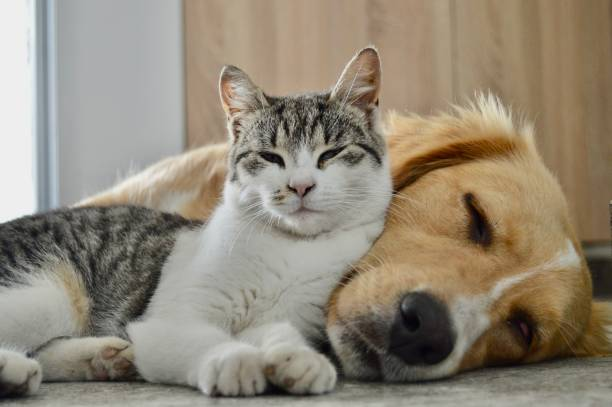
#> input picture images/input/cat-dog.jpg, 612 x 407 px, found by its file name
$ python 04_harris_corner.py
#> lines starting #> are read from the running program, lines starting #| are printed output that depends on the picture; after the words box and inside, x2 and y2 are one past the last pixel; in counts of white or black regions, pixels touching at a corner belong together
import cv2
import numpy as np

# 1. Load the target image
image = cv2.imread(".\images\input\cat-dog.jpg")
#> image is the input picture: shape (407, 612, 3); mean B, G, R 119.1, 135.7, 145.7
original = image.copy()

# 2. Convert to grayscale (Harris detector requires intensity variations)
gray = cv2.cvtColor(image, cv2.COLOR_BGR2GRAY)
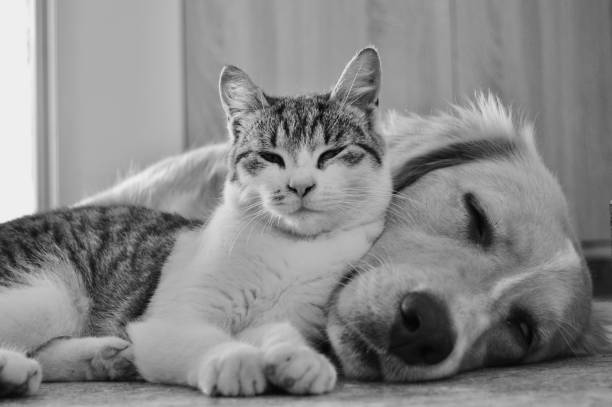
#> gray: shape (407, 612); min 1, max 244, mean 136.8

# 3. Convert to float32 (Required format for the algorithm)
gray = np.float32(gray)

# 4. Apply Harris Corner Detection
# Parameters: input image, neighborhood size, Sobel aperture, Harris free parameter
dst = cv2.cornerHarris(src=gray, blockSize=2, ksize=3, k=0.04)
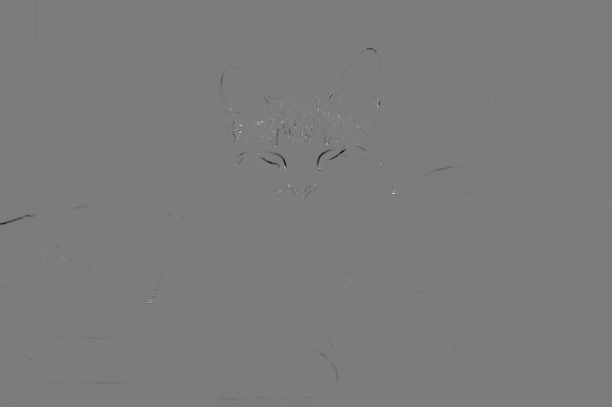
#> dst: shape (407, 612) float32; min -8526089, max 8970030, mean -5281.9; drawn with min black and max white

# 5. Dilate the results to make the corner points visible
dst = cv2.dilate(dst, None)
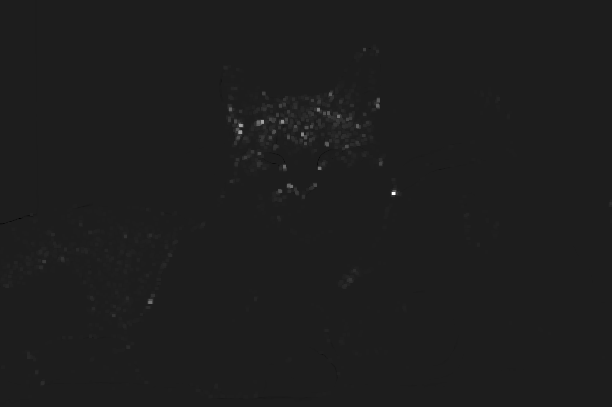
#> dst: shape (407, 612) float32; min -1165769.8, max 8970030, mean 21222.5; drawn with min black and max white

# 6. Thresholding: Mark corners in red [0, 0, 255] where response is above 1% of max
image[dst > 0.01 * dst.max()] = [0, 0, 255]
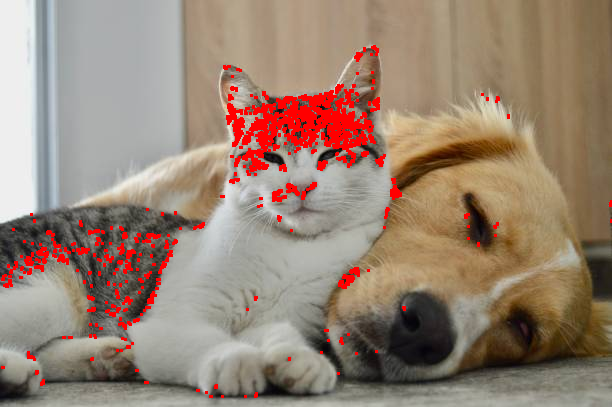
#> image: shape (407, 612, 3); 4.31% of pixels changed, all inside (x1, y1, x2, y2) = (1, 45, 612, 398)

# 7. Display results
cv2.imshow("Original Image", original)
cv2.imshow("Detected Corners", image)

if cv2.waitKey(0) & 0xFF == 21:
#> (key Esc is pressed here)
    cv2.destroyAllWindows()

$ run again, with images/input/apollo_11_launch.jpg copied over images/input/cat-dog.jpg
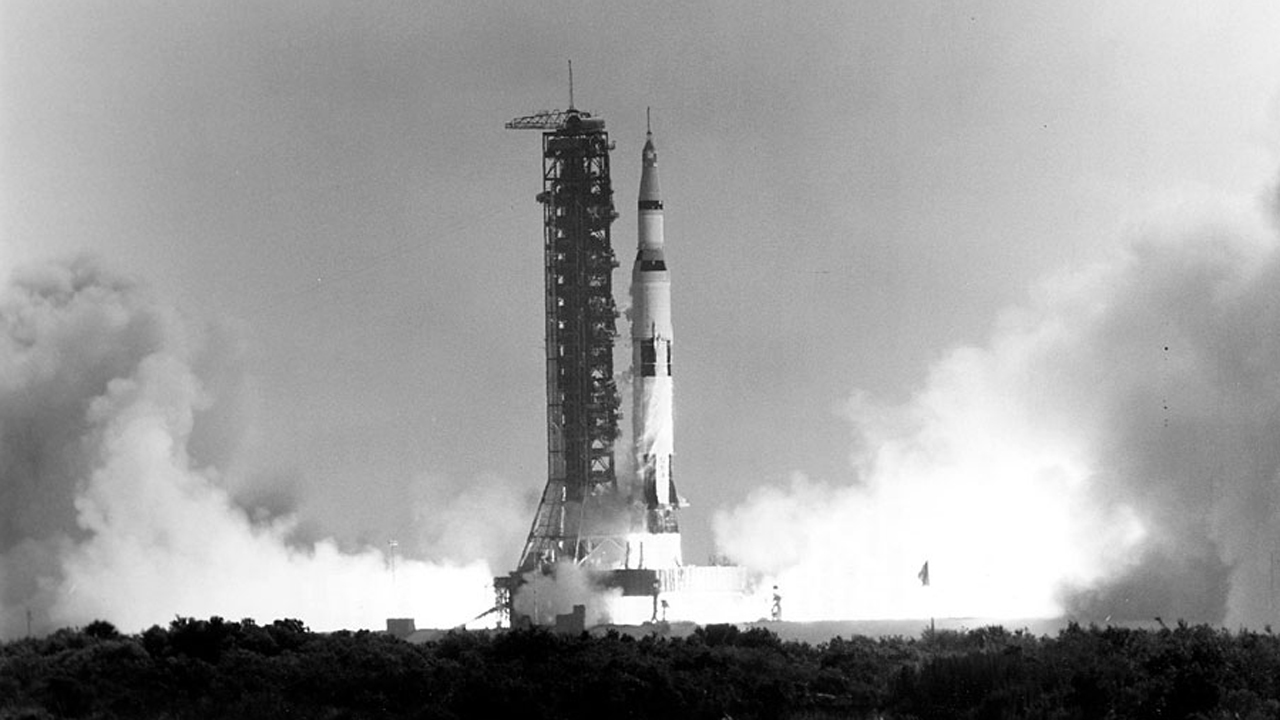
#> input picture images/input/apollo_11_launch.jpg, 1280 x 720 px, found by its file name
#> image is the input picture: shape (720, 1280, 3); min 0, max 255, mean 156.2
#> `dst = cv2.dilate(dst, None)`:
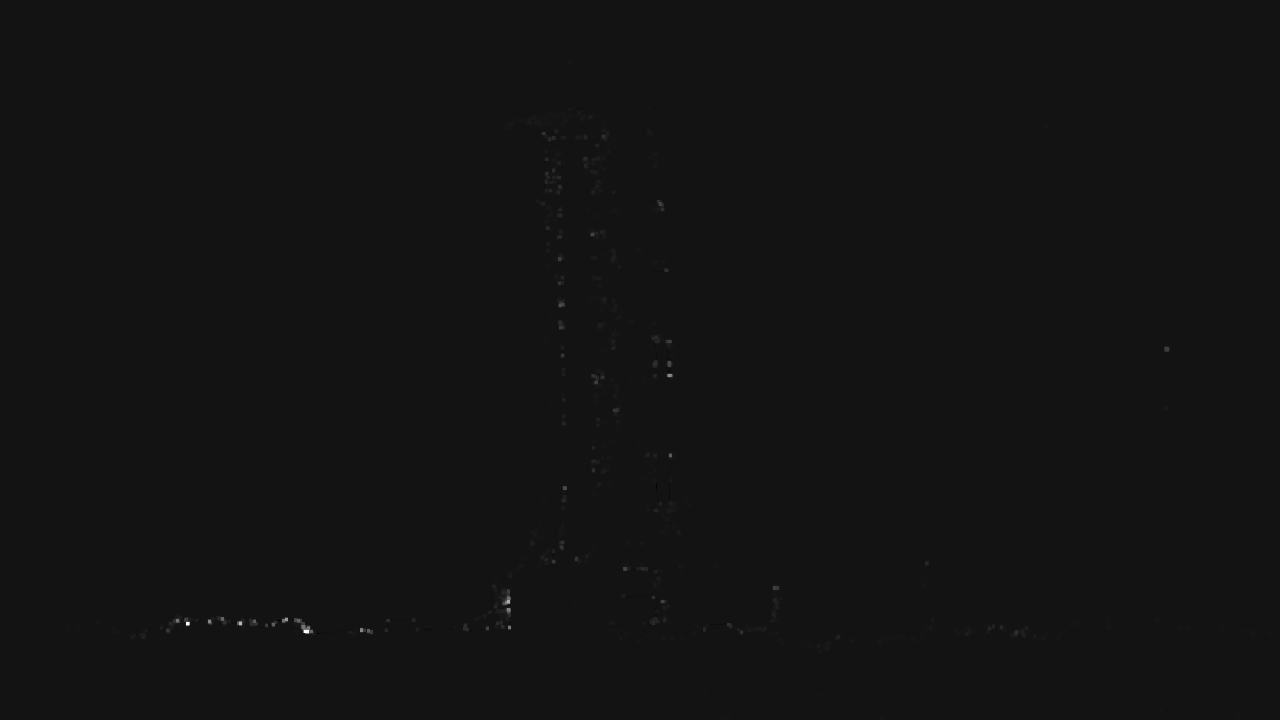
#> dst: shape (720, 1280) float32; min -6222650, max 74657896, mean 41796.2; drawn with min black and max white
#> `image[dst > 0.01 * dst.max()] = [0, 0, 255]`:
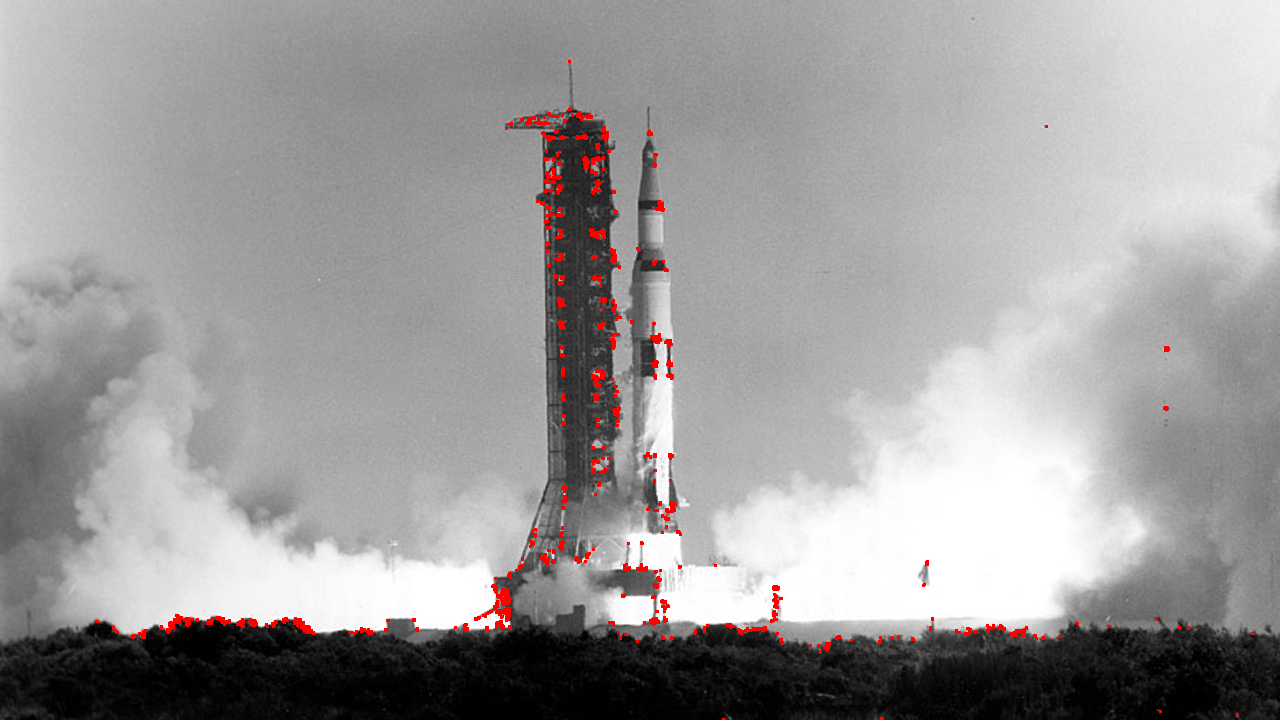
#> image: shape (720, 1280, 3); 0.88% of pixels changed, all inside (x1, y1, x2, y2) = (95, 60, 1254, 720)

$ run again, with images/input/cat_dog.jpg copied over images/input/cat-dog.jpg
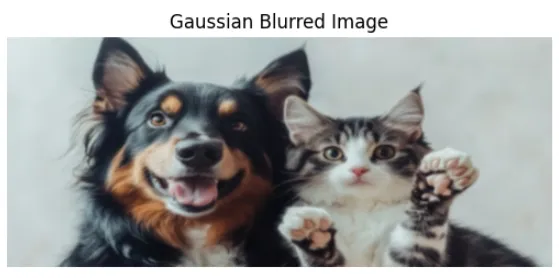
#> input picture images/input/cat_dog.jpg, 559 x 278 px, found by its file name
#> image is the input picture: shape (278, 559, 3); mean B, G, R 159.6, 160.8, 159.1
#> `dst = cv2.dilate(dst, None)`:
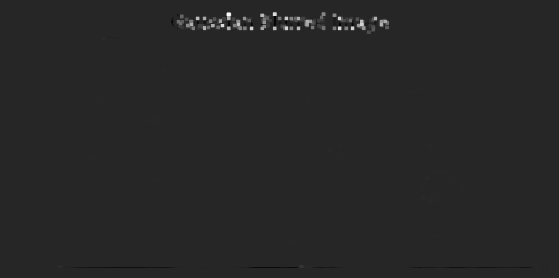
#> dst: shape (278, 559) float32; min -38392532, max 213811840, mean 641427.2; drawn with min black and max white
#> `image[dst > 0.01 * dst.max()] = [0, 0, 255]`:
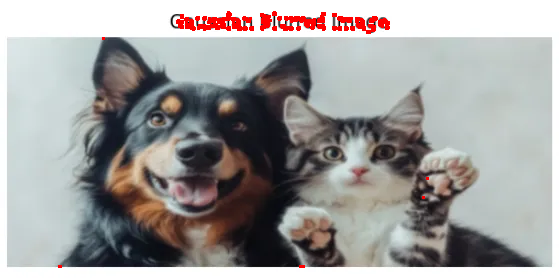
#> image: shape (278, 559, 3); 1.31% of pixels changed, all inside (x1, y1, x2, y2) = (58, 11, 429, 268)
